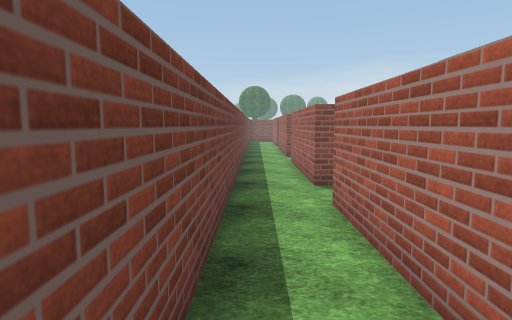
[1] (above)

12 first-person views from a walk through a Unity game level. The camera is 1.5 m above the floor, tilts 6° down and sees 75° across. The floor is counted in squares, 1 m on a side. Each view is taken from the middle of a square. On the plan, view 1 faces up. The plan holds only what a view shows up to about 15 squares ahead; the rest is blank. The place goes on beyond the plan. Some trees and plants on the terrain are drawn as simple stand-ins. The player character is not drawn. Some animated figures are left out. Door leaves are left out, so doorways stand open. Surface patterns are stand-ins for the level's own textures.

[2]
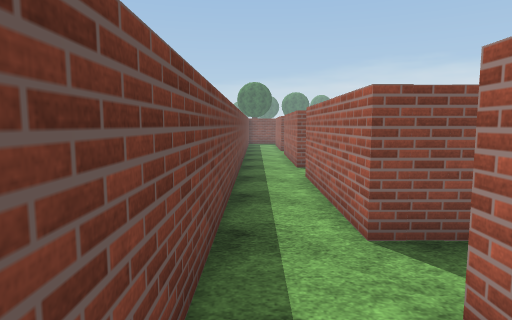

[3]
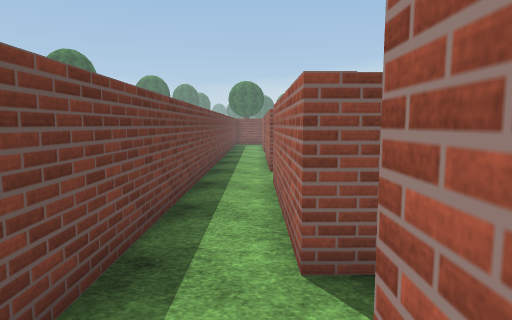

[4]
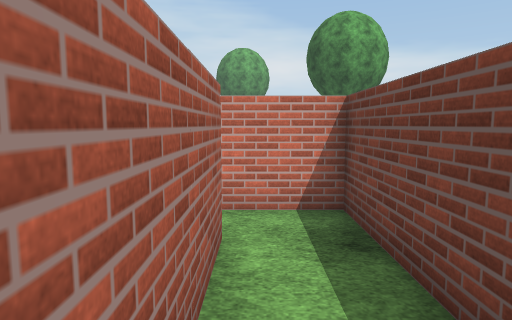

[5]
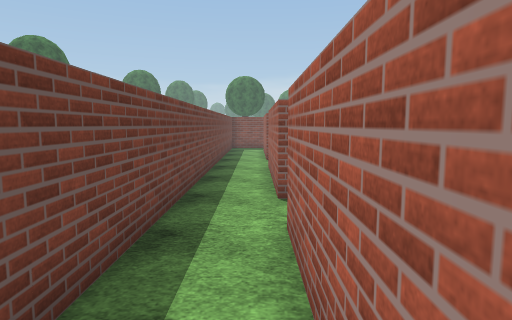

[6]
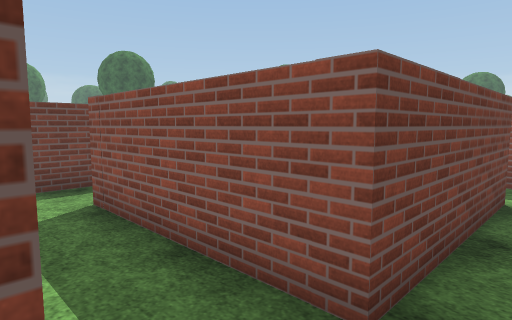

[7]
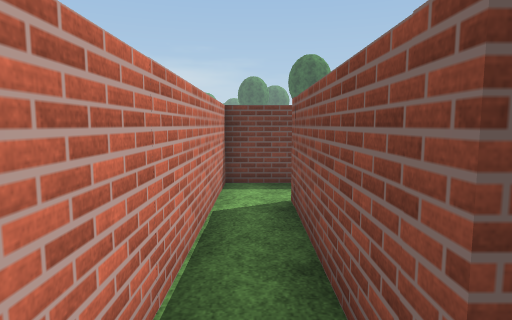

[8]
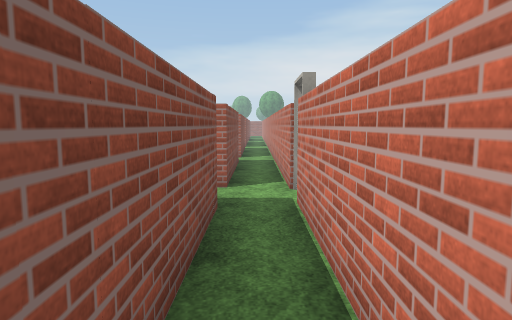

[9]
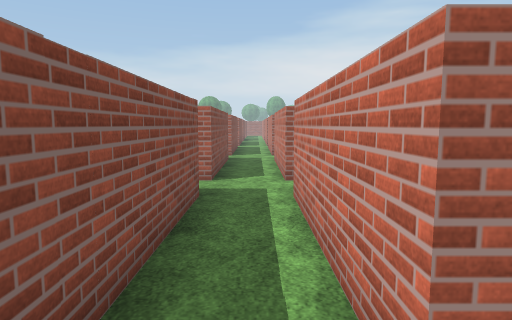

[10]
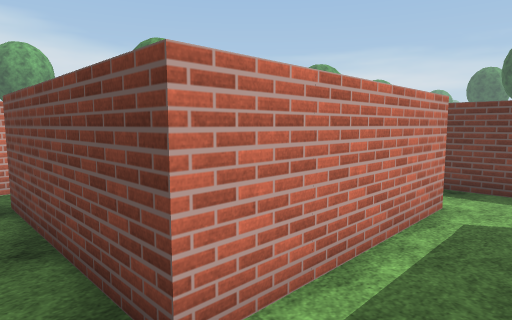

[11]
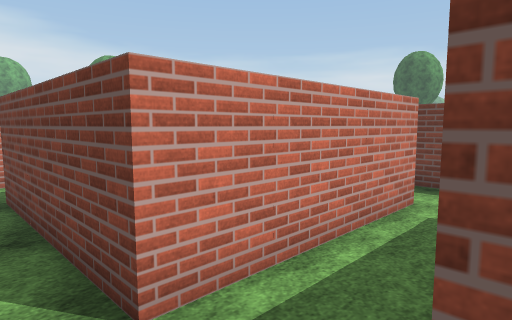

[12]
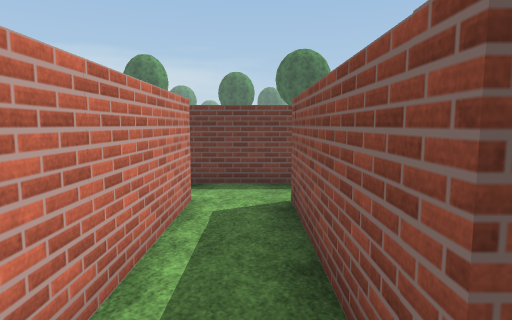

### Floor plan
Points are (right, up) in squares from view 1. A wall is a line through its corners. A room is listed if a view was taken in it or the views show most of it. See-through windows are left out.
Room 1 (views 1, 2, 3, 4, 5, 8, 9)
walls: (1.5, 8.2) (1.5, 13.7); (1.5, 15.7) (1.5, 17.5); (1.5, 0.7) (1.5, 6.2); (-0.5, 17.5) (-0.5, -0.8) (1.5, -0.8)
ways out: opening at (2, 0) to room 2; opening at (1, 7) to room 3; opening at (1, 15) to room 4
Room 2 (views 6, 7)
walls: (6.9, 6.2) (6.9, 0.7) (1.5, 0.7); (1.5, -0.8) (7.4, -0.8)
ways out: opening at (2, 0) to room 1; opening at (8, 6) to room 3; open door at (8, -1)
Room 3 (view 10)
walls: (6.9, 13.7) (6.9, 8.2) (1.5, 8.2); (1.5, 6.2) (6.9, 6.2)
ways out: opening at (1, 7) to room 1; opening at (8, 6) to room 2
Room 4 (views 11, 12)
walls: (7, 15.7) (1.5, 15.7); (1.5, 13.7) (6.9, 13.7)
ways out: opening at (1, 15) to room 1

Where each view was taken, in squares from view 1:
view 1: 0 up, 0 right, facing up
view 2: 4 up, 0 right, facing up
view 3: 5 up, 1 right, facing up
view 4: 5 up, 1 right, facing down
view 5: 9 up, 1 right, facing up
view 6: 6 up, 8 right, facing up-left
view 7: 0 up, 8 right, facing left
view 8: 0 up, 1 right, facing right
view 9: 7 up, 0 right, facing right
view 10: 8 up, 8 right, facing down-left
view 11: 16 up, 8 right, facing down-left
view 12: 15 up, 8 right, facing left
